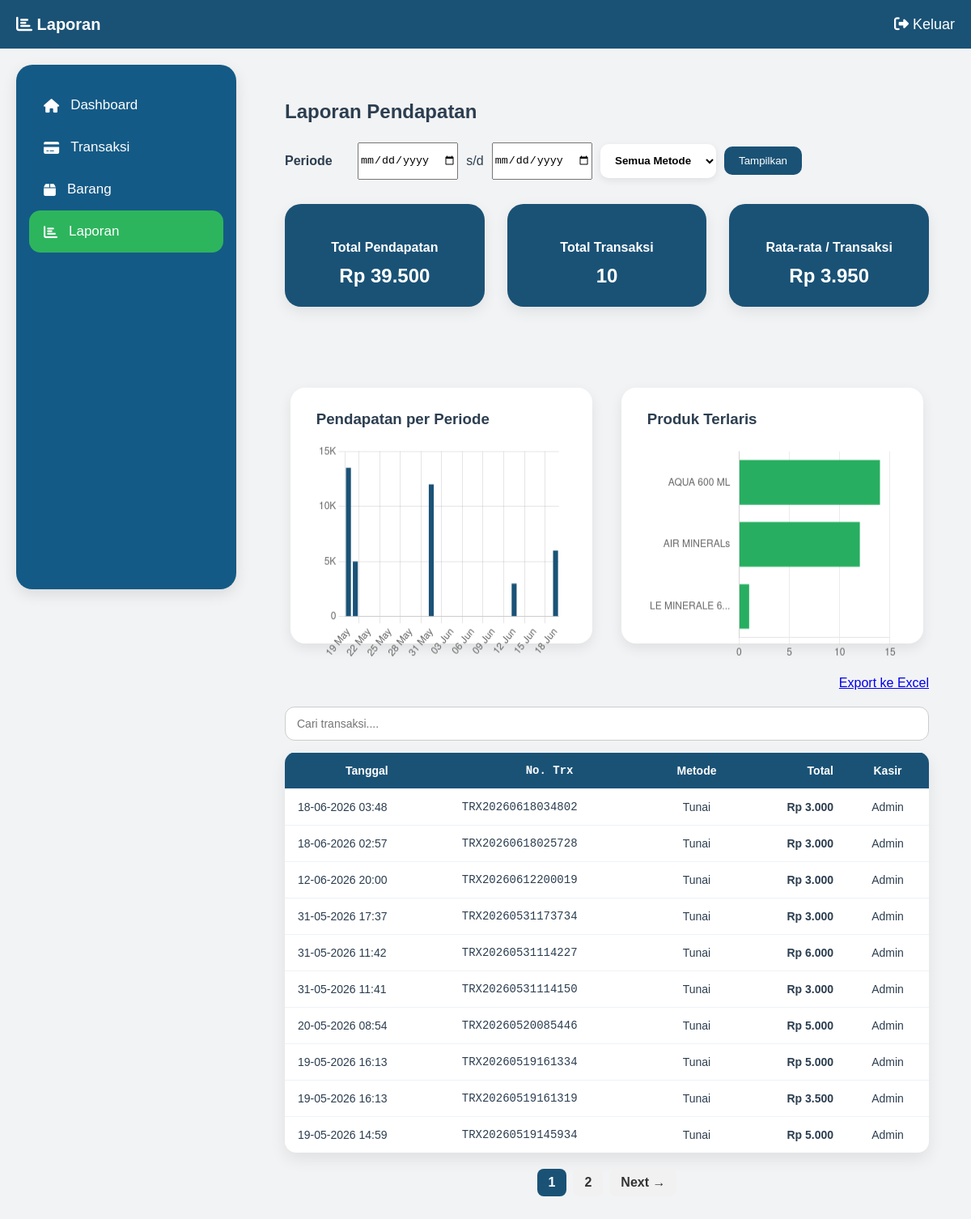
The page /laporan (signed in) on the database as committed earlier.
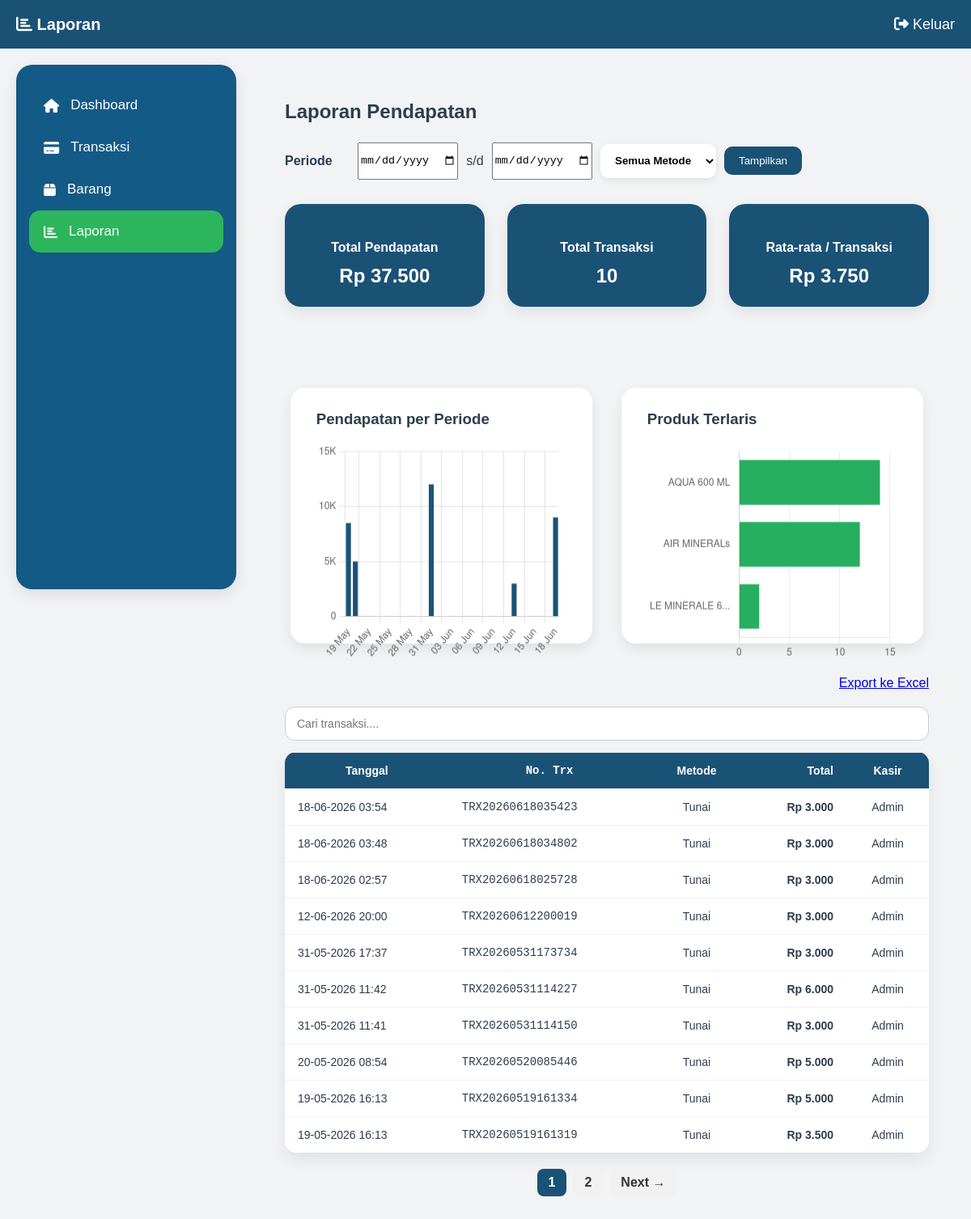
The same page on the database as committed later.
### models.py (models this page shows)
class Transaksi(db.Model):
    id = db.Column(db.Integer, primary_key=True)
    no_transaksi = db.Column(db.String(20))
    tanggal = db.Column(db.DateTime)
    total = db.Column(db.Integer)
    bayar = db.Column(db.Integer)
    kembali = db.Column(db.Integer)
    metode = db.Column(db.String(20))

### routes/laporan.py (the view, shortened to what this page needs)
@laporan_bp.route("/laporan", methods=["GET"])
@login_required
def laporan():
    start = request.args.get("start")
    end = request.args.get("end")
    query = Transaksi.query
    metode = request.args.get("metode")
    metode = request.args.get("metode")
    if metode:
        metode = metode.lower()
    if metode == "tunai":
        query = query.filter(
            db.func.lower(Transaksi.metode).in_(["tunai"])
        )
    elif metode == "qris":
        query = query.filter(
            db.func.lower(Transaksi.metode).in_(["qris"])
        )
    page = request.args.get("page", 1, type=int)
    pagination = query.order_by(
        Transaksi.tanggal.desc()
    ).paginate(
        page=page,
        per_page=10,
        error_out=False
    )
    transaksi = pagination.items
    total_pendapatan = sum(t.total for t in transaksi) if transaksi else 0
    rata_rata = total_pendapatan // len(transaksi) if transaksi else 0
    total_transaksi = len(transaksi)
    print("TOTAL TRANSAKSI:", total_transaksi)
    total_tunai = 0
    total_qris = 0
    transaksi_list = []
    for t in transaksi:
        detail = DetailTransaksi.query.filter_by(transaksi_id=t.id).all()
        nama_produk = ", ".join([d.nama for d in detail])
        transaksi_list.append({
        "tanggal": t.tanggal,
        "no_transaksi": t.no_transaksi,
        "metode": t.metode,
        "total": t.total,
        "kasir": "Admin",
        "produk": nama_produk.lower()
    })
    produk_data = {}
    for d in DetailTransaksi.query.all():
        nama = d.nama
        produk_data[nama] = produk_data.get(nama, 0) + d.qty
    produk_sorted = sorted(produk_data.items(), key=lambda x: x[1], reverse=True)[:5]
    produk_labels = [p[0] for p in produk_sorted]
    produk_values = [p[1] for p in produk_sorted]
    chart_data = {}
    if start and end:
        end_dt_real = end_dt - timedelta(days=1)
        selisih_hari = (end_dt_real - start_dt).days
    elif transaksi:
        start_dt = min(t.tanggal for t in transaksi)
        end_dt_real = max(t.tanggal for t in transaksi)
        start_dt = start_dt.replace(hour=0, minute=0, second=0, microsecond=0)
        end_dt_real = end_dt_real.replace(hour=0, minute=0, second=0, microsecond=0)
        selisih_hari = (end_dt_real - start_dt).days
    else:
        end_dt_real = None
        selisih_hari = 0
    if end_dt_real is not None:
        if selisih_hari > 31:
            current = start_dt.replace(day=1)
            end_month = end_dt_real.replace(day=1)
            while current <= end_month:
                key = current.strftime("%Y-%m")
                chart_data[key] = {
                    "label": current.strftime("%b %Y"),
                    "total": 0
                }
                if current.month == 12:
                    current = current.replace(year=current.year + 1, month=1)
                else:
                    current = current.replace(month=current.month + 1)
            for t in transaksi:
                key = t.tanggal.strftime("%Y-%m")
                if key in chart_data:
                    chart_data[key]["total"] += t.total
        else:
            current = start_dt
            while current <= end_dt_real:
                key = current.strftime("%Y-%m-%d")
                chart_data[key] = {
                    "label": current.strftime("%d %b"),
                    "total": 0
                }
                current += timedelta(days=1)
            for t in transaksi:
                key = t.tanggal.strftime("%Y-%m-%d")
                if key in chart_data:
                    chart_data[key]["total"] += t.total
    chart_labels = [v["label"] for v in chart_data.values()]
    chart_values = [v["total"] for v in chart_data.values()]
    metode_data = {}
    for t in transaksi:
        metode = t.metode.lower()
        if metode in ["tunai"]:
            metode = "Tunai"
        elif metode in ["qris"]:
            metode = "QRIS"
        else:
            continue
        metode_data[metode] = metode_data.get(metode, 0) + 1
        if metode == "Tunai":
            total_tunai += t.total
        elif metode == "QRIS":
            total_qris += t.total
    return render_template(
        "laporan/laporan.html",
        page_title="Laporan",
        page_icon="fa fa-chart-bar",
        transaksi=transaksi,
        total_pendapatan=total_pendapatan,
        rata_rata=rata_rata,
        total_transaksi=total_transaksi,
        transaksi_list=transaksi_list,
        total_tunai=total_tunai,
        total_qris=total_qris,
        produk_labels=produk_labels,
        produk_values=produk_values,
        chart_labels=chart_labels,
        chart_values=chart_values,
        metode_labels=list(metode_data.keys()),
        metode_values=list(metode_data.values()),
        start=start,
        end=end,
        pagination=pagination,
    )

### templates/laporan/laporan.html (shortened to what this page needs)
{% extends "layout/base.html" %}
{% block css %}
<link rel="stylesheet" href="{{ url_for('static', filename='css/laporan.css') }}">
{% endblock %}
{% block content %}
<div class="laporan-page">
<h2>Laporan Pendapatan</h2>
<form method="GET" class="filter">
    <div class="filter-row">
        <label>Periode</label>
        <input type="date" name="start" id="startDate" value="{{ start or '' }}">
        <span>s/d</span>
        <input type="date" name="end" id="endDate" value="{{ end or '' }}">
        <select name="metode" id="filterMetode" class="select-filter">
            <option value="">Semua Metode</option>
        </select>
        <button type="submit" class="btn-filter">Tampilkan</button>
    </div>
</form>
<div class="cards">
    <div class="card">
        <h4>Total Pendapatan</h4>
        <p>Rp {{ "{:,}".format(total_pendapatan).replace(",", ".") }}</p>
    </div>
    <div class="card">
        <h4>Total Transaksi</h4>
        <p>{{ total_transaksi }}</p>
    </div>
    <div class="card">
        <h4>Rata-rata / Transaksi</h4>
        <p>Rp {{ "{:,}".format(rata_rata).replace(",", ".") }}</p>
    </div>
</div>
<div class="chart-wrapper">
    <div class="chart-box">
        <h3>Pendapatan per Periode</h3>
        <canvas id="myChart"></canvas>
    </div>
    <div class="chart-box">
        <h3>Produk Terlaris</h3>
        <canvas id="produkChart"></canvas>
    </div>
</div>
<div style="display: flex; justify-content: flex-end; margin-bottom: 10px;">
  <a href="#" id="exportExcel" class="btn-export">
      Export ke Excel
  </a>
</div>
<div class="filter-box">
  <input
  type="text"
  id="searchInput"
  placeholder="Cari transaksi...."
>
</div>
<table class="table-laporan">
<thead>
<tr>
  <th class="col-tanggal">Tanggal</th>
  <th class="col-trx">No. Trx</th>
  <th class="col-metode">Metode</th>
  <th class="col-total">Total</th>
  <th class="col-kasir">Kasir</th>
</tr>
</thead>
<tbody>
{% for t in transaksi_list %}
<tr data-bulan="{{ t.tanggal.strftime('%b') }}"
    data-produk="{{ t.produk }}">
  <td class="col-tanggal">{{ t.tanggal.strftime("%d-%m-%Y %H:%M") }}</td>
  <td class="col-trx">{{ t.no_transaksi }}</td>
  <td class="col-metode">{{ t.metode }}</td>
  <td class="col-total">Rp {{ "{:,}".format(t.total).replace(",", ".") }}</td>
  <td class="col-kasir">{{ t.kasir }}</td>
</tr>
{% endfor %}
</tbody>
</table>
<div class="pagination">
  {% for p in range(1, pagination.pages + 1) %}
    <a
      href="{{ url_for(
          'laporan.laporan',
          page=p,
          start=start,
          end=end
      ) }}"
      class="{{ 'active' if p == pagination.page else '' }}"
    >
      {{ p }}
    </a>
  {% endfor %}
  {% if pagination.has_next %}
    <a href="{{ url_for(
        'laporan.laporan',
        page=pagination.next_num,
        start=start,
        end=end
    ) }}">
      Next →
    </a>
  {% endif %}
</div>
<script>
  window.chartLabels = {{ chart_labels | tojson }};
  window.chartValues = {{ chart_values | tojson }};
  window.metodeLabels = {{ metode_labels | tojson }};
  window.metodeValues = {{ metode_values | tojson }};
  window.produkLabels = {{ produk_labels | tojson }};
  window.produkValues = {{ produk_values | tojson }};
</script>
</div>
{% endblock %}

### templates/layout/base.html (shortened to what this page needs)
<!DOCTYPE html>
<html>
<head>
<link rel="stylesheet" href="{{ url_for('static', filename='css/dashboard.css') }}">
<link rel="stylesheet"
href="https://cdnjs.cloudflare.com/ajax/libs/font-awesome/6.5.0/css/all.min.css">
{% block css %}{% endblock %}
</head>
<body>
<div class="navbar">
<div class="nav-left">
<i class="{{ page_icon or 'fa fa-home' }}"></i>
<span>{{ page_title or 'Dashboard' }}</span>
</div>
<div class="nav-right">
<a href="{{ url_for('auth.logout') }}">
    <i class="fa fa-sign-out-alt"></i> Keluar
</a>
</div>
</div>
<div class="main">
<div class="sidebar">
<a href="/dashboard"
class="{% if request.path == '/dashboard' %}active{% endif %}">
<i class="fa fa-home"></i> Dashboard
</a>
<a href="/transaksi"
class="{% if request.path == '/transaksi' %}active{% endif %}">
<i class="fa fa-credit-card"></i> Transaksi
</a>
<a href="/barang"
class="{% if request.path == '/barang' %}active{% endif %}">
<i class="fa fa-box"></i> Barang
</a>
<a href="/laporan"
class="{% if request.path == '/laporan' %}active{% endif %}">
<i class="fa fa-chart-bar"></i> Laporan
</a>
</div>
<div class="content">
{% block content %}{% endblock %}
</div>
</div>
</body>
</html>

### static/css/dashboard.css (style rules this page uses)
body { margin:0; font-family:Arial, Helvetica, sans-serif; background:#F2F3F4; color:#2C3E50; }
.navbar { height:60px; background:#1A5276; color:white; display:flex; align-items:center; justify-content:space-between; padding:0 20px; }
.nav-left { font-size:20px; font-weight:bold; }
.nav-right a { color:white; text-decoration:none; font-size:18px; }
.sidebar { width: 240px; background: #145A86; position: fixed; top: 80px; left: 20px; min-height: 75vh; border-radius: 20px; padding: 24px 16px; box-shadow: 0 6px 18px rgba(0,0,0,0.10); }
.sidebar .active { background: #2DB55D; }
.sidebar a { display: flex; align-items: center; gap: 14px; padding: 16px 18px; color: white; text-decoration: none; border-radius: 14px; font-size: 17px; font-weight: 500; transition: 0.2s; }
.content { margin-left: 300px; flex: 1; }
.cards { display:flex; justify-content:center; gap:30px; margin-bottom:60px; }
.card { background:#1A5276; color:white; padding:30px; border-radius:15px; width:260px; text-align:center; }
.chart-box { background:#ffffff; padding:25px; width:80%; margin:40px auto; border-radius:12px; height:320px; }
.chart-box canvas { width:100% !important; height:230px !important; }
html, body { height: auto; overflow-y: auto; }
.main { align-items: flex-start; gap: 40px; padding: 20px; }

### static/css/laporan.css (style rules this page uses)
.laporan-page { width: 100%; max-width: 1150px; margin: 0 auto; padding: 24px 32px; box-sizing: border-box; color: #2C3E50; }
.filter { margin: 24px 0; }
.filter-row { display: flex; align-items: center; gap: 10px; flex-wrap: wrap; }
.filter-row label { font-weight: 700; min-width: 80px; }
.filter-row input, .filter-row select { height: 42px; }
.date-box, .select-filter { background: #fff; padding: 10px 14px; border-radius: 10px; box-shadow: 0 3px 10px rgba(0,0,0,0.08); }
.date-box input, .select-filter { border: none; outline: none; font-weight: 600; }
.btn-filter, #resetChartFilter { padding: 10px 18px; background: #1A5276; color: white; border: none; border-radius: 10px; cursor: pointer; }
.cards { display: flex; justify-content: center; gap: 28px; margin-top: 30px; flex-wrap: nowrap; }
.card { background: #1A5276; color: white; width: 240px; border-radius: 20px; padding: 24px 20px; text-align: center; box-shadow: 0 6px 18px rgba(0,0,0,0.08); transition: 0.2s; }
.card h4 { font-size: 16px; margin-bottom: 12px; }
.card p { font-size: 24px; font-weight: 700; margin: 0; }
.chart-wrapper { display: grid; grid-template-columns: 1fr 1fr; gap: 22px; margin-top: 15px; }
.chart-box { background: white; border-radius: 18px; padding: 22px; box-shadow: 0 6px 16px rgba(0,0,0,0.08); height: 260px; }
.chart-box canvas { width: 100% !important; height: 270px !important; }
.chart-box h3 { margin: 0 0 18px; }
.filter-box { margin: 20px 0 14px; }
#searchInput { width: 100%; padding: 12px 14px; border-radius: 12px; border: 1px solid #ccc; font-size: 14px; outline: none; box-sizing: border-box; }
.table-laporan { width: 100%; border-collapse: collapse; background: #fff; border-radius: 14px; overflow: hidden; box-shadow: 0 8px 20px rgba(0,0,0,0.08); }
.table-laporan thead { background: #1A5276; color: white; }
.table-laporan th, .table-laporan td { padding: 14px 16px; font-size: 14px; border-top: 1px solid #eef2f7; }
.col-trx { font-family: monospace; }
.col-metode, .col-kasir { text-align: center; }
.col-total { text-align: right; font-weight: bold; }
.chart-box { padding: 28px 32px; }
.pagination { display:flex; justify-content:center; align-items:center; gap:8px; margin-top:20px; flex-wrap:wrap; }
.pagination a { padding:8px 14px; background:#f1f1f1; border-radius:8px; text-decoration:none; color:#333; font-weight:600; }
.pagination a.active { background:#1A5276; color:white; }

Rows that differ between the two databases and show on the page:
no longer on this page (row unchanged): Transaksi: tanggal "19-05-2026 14:59", no_transaksi "TRX20260519145934", metode "Tunai", total "5.000", kasir "Admin"
added Transaksi: tanggal "18-06-2026 03:54", no_transaksi "TRX20260618035423", metode "Tunai", total "3.000", kasir "Admin"
Other text that changed with them:
{{ "{:,}".format(total_pendapatan).replace(",", ".") }}: "39.500" → "37.500"
{{ "{:,}".format(rata_rata).replace(",", ".") }}: "3.950" → "3.750"
chart data {{ chart_values | tojson }}: [13500, 5000, 0, 0, 0, 0, 0, 0, 0, 0, 0, 0, 12000, 0, 0, 0, 0, 0, 0, 0, 0, 0, 0, 0, 3000, 0, 0, 0, 0, 0, 6000] → [8500, 5000, 0, 0, 0, 0, 0, 0, 0, 0, 0, 0, 12000, 0, 0, 0, 0, 0, 0, 0, 0, 0, 0, 0, 3000, 0, 0, 0, 0, 0, 9000]
chart data {{ produk_values | tojson }}: [14, 12, 1] → [14, 12, 2]
